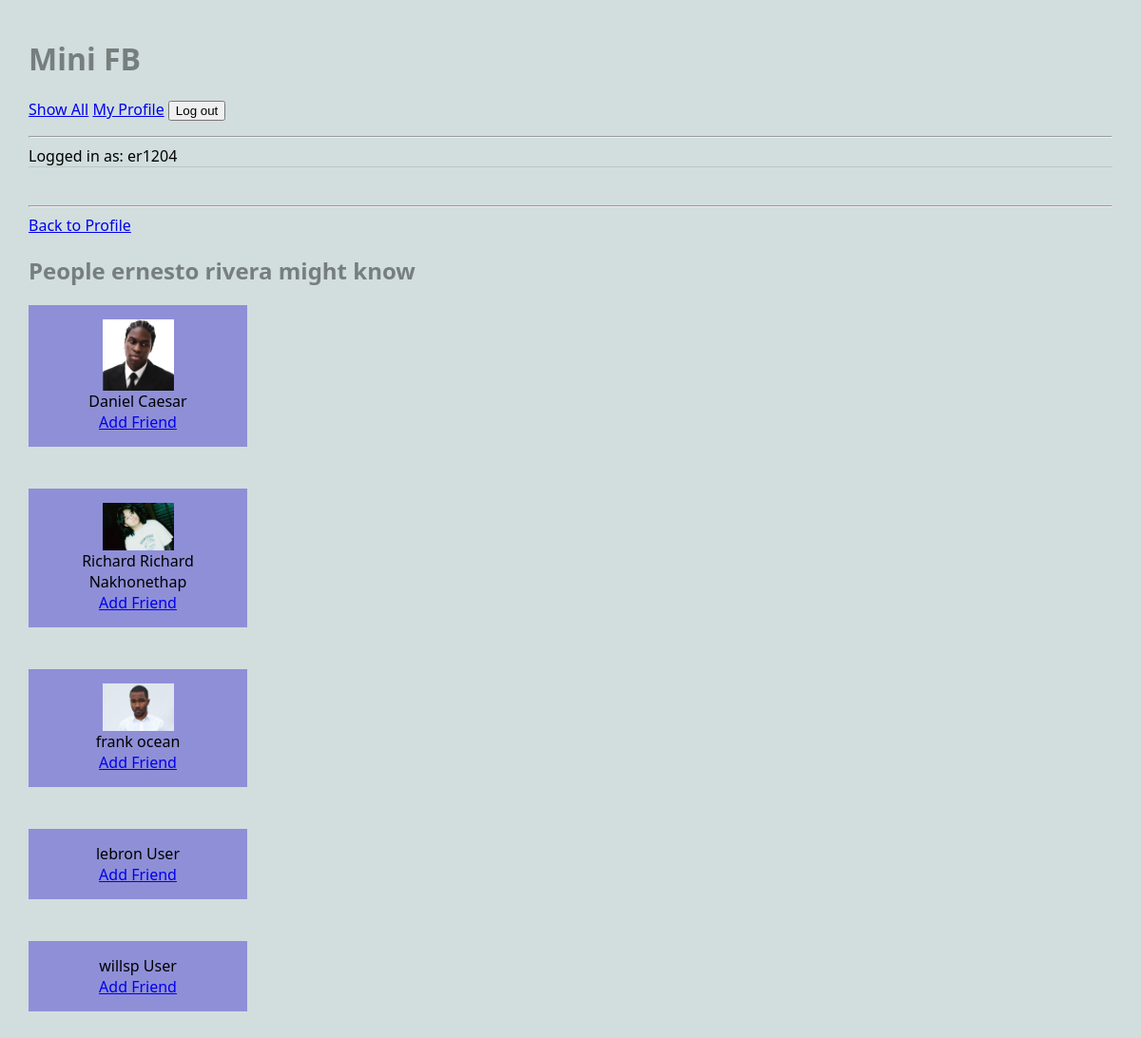
Page /mini_fb/profile/friend_suggestions (signed in) on the committed database.
### mini_fb/models.py (models this page shows, shortened)
class Profile(models.Model):
    first_name = models.TextField(blank=True)
    last_name = models.TextField(blank=True)
    city = models.TextField(blank=True)
    email = models.EmailField(blank=True)
    profile_image = models.ImageField(blank=True) # an actual image
    user = models.OneToOneField(User, on_delete=models.CASCADE, related_name='profile')
    def get_friends(self):
        friend1 = Friend.objects.filter(profile1=self)
        friend2 = Friend.objects.filter(profile2=self)
        friends = []
        for friend in friend1:
            friends.append(friend.profile2)
        for friend in friend2:
            friends.append(friend.profile1)
        return friends
    def get_friend_suggestions(self):
        current_friends = self.get_friends()
        current_friend_ids = [f.pk for f in current_friends] # list comprehension
        current_friend_ids.append(self.pk)
        return Profile.objects.exclude(pk__in=current_friend_ids)

### mini_fb/views.py (the view, shortened to what this page needs)
# urls.py: path('profile/friend_suggestions', ShowFriendSuggestionsView.as_view(), name='show_suggestions'),
class ShowFriendSuggestionsView(LoginRequiredMixin, DetailView):
    model = Profile
    template_name = "mini_fb/friend_suggestions.html"
    context_object_name = "profile"
    def get_object(self):
        return Profile.objects.get(user=self.request.user)

### mini_fb/templates/mini_fb/friend_suggestions.html
{% extends 'mini_fb/base.html' %}
{% block content %}
<hr>
<a href="{% url 'profile' profile.pk %}">Back to Profile</a>
<h2>People {{ profile.first_name }} {{ profile.last_name }} might know</h2>
<ul>
    {% for suggested_friend in profile.get_friend_suggestions %}
        <li>
            <div style="background-color: #8f8fd8; padding: 15px; text-align: center; width: 200px;" >
                {% if suggested_friend.profile_image %}
                <img src="{{suggested_friend.profile_image.url}}" alt="Profile photo of {{suggested_friend.first_name}}" style="width: 75px;"><br>
                {% endif %}
                {{ suggested_friend.first_name }} {{ suggested_friend.last_name }}<br>
                <a href="{% url 'add_friend' suggested_friend.pk %}">Add Friend</a>
            </div>
            <br><br>
        </li>
    {% endfor %}
</ul>
{% endblock %}

### mini_fb/templates/mini_fb/base.html (shortened to what this page needs)
{% load static %}
<html>
    <head>
        <link rel="stylesheet" href="{% static 'styles-minifb.css' %}">
    </head>
    <body>
        <header>
            <h1>Mini FB</h1>
            <nav>
                <ul>
                    <li><a href="{% url 'show_all_profiles' %}">Show All</a></li>
                    {% if request.user.is_authenticated %}
                        {% if request.user.profile %}
                        <li><a href="{% url 'profile' request.user.profile.id %}">My Profile</a></li>
                        {% else %}
                        <li><a href="{% url 'create_profile' %}">Create Profile</a></li>
                        {% endif %}
                    {% else %}
                        <li><a href="{% url 'create_profile' %}">Create Profile</a></li>
                    {% endif %}
                    {% if request.user.is_authenticated %}
                        <li>
                            <form method="post" action="{% url 'logout' %}" style="display: inline;">
                                <input type="submit" value="Log out">
                            </form>
                        </li>
                    {% else %}
                    <li><a href="{% url 'login' %}">Log in</a></li>
                    {% endif %}
                </ul>
                <hr>
                {% if request.user.is_authenticated %}
                Logged in as: {{ request.user }}
                {% else %}
                Not logged in.
                {% endif%}
            </nav>
        </header>
    {% block content %}
    {% endblock %}
    </body>
</html>

### static/styles-minifb.css (style rules this page uses)
body { margin: 30px; background: #d1dedd; font-family:'Segoe UI', Tahoma, Geneva, Verdana, sans-serif; }
ul, li { padding: 0px; list-style-type: none; }
h1, h2, h3 { color: #767f7e; }
header { max-width: 1200px; margin: 40px auto; border-bottom: 1px solid #bbc7c7; }
nav li { display: inline; }

### rows in the picture
Profile: first_name "ernesto", last_name "rivera"
Profile: profile_image (picture), first_name "Daniel", last_name "Caesar"
Profile: profile_image (picture), first_name "Richard", last_name "Richard Nakhonethap"
Profile: profile_image (picture), first_name "frank", last_name "ocean"
Profile: first_name "lebron", last_name "User"
Profile: first_name "willsp", last_name "User"

### other values in the picture
{{ request.user }} "er1204"
